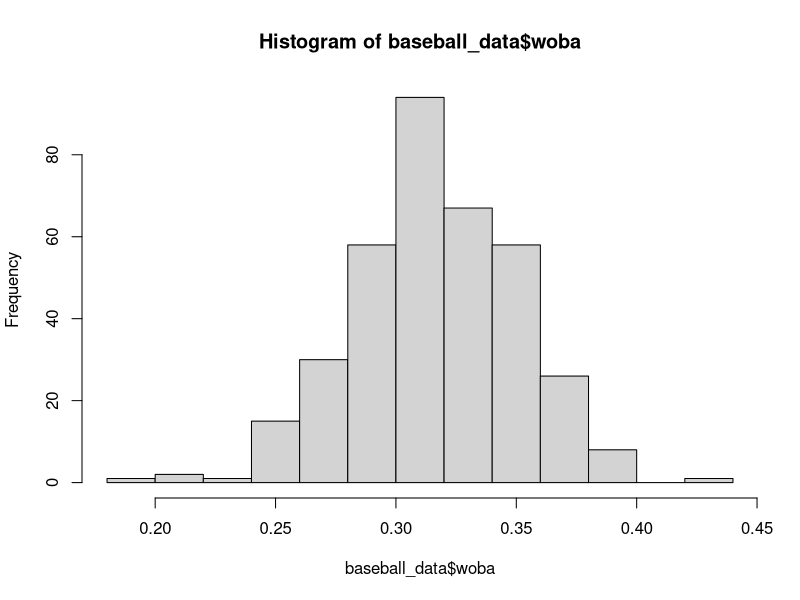
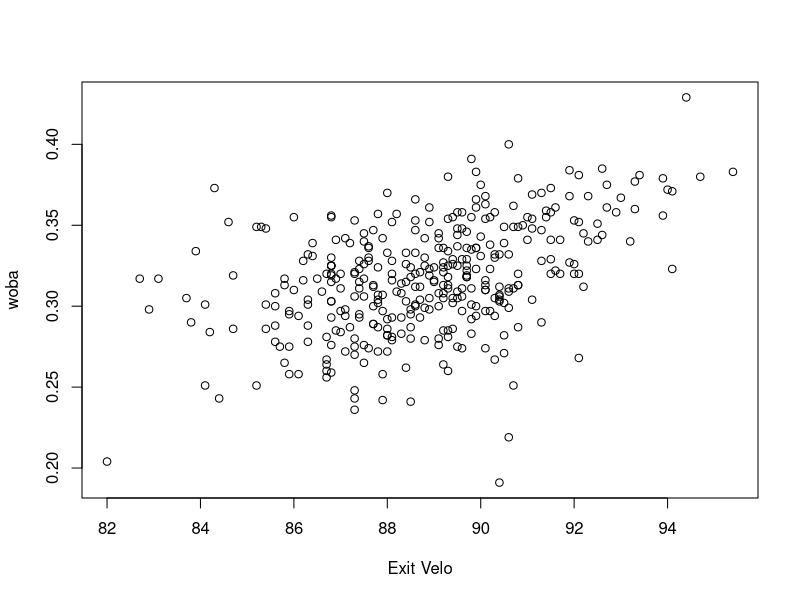
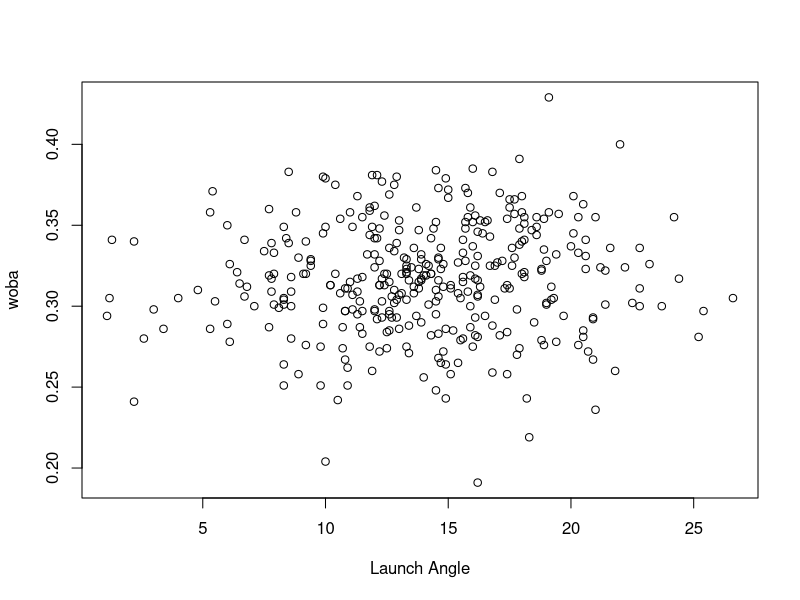
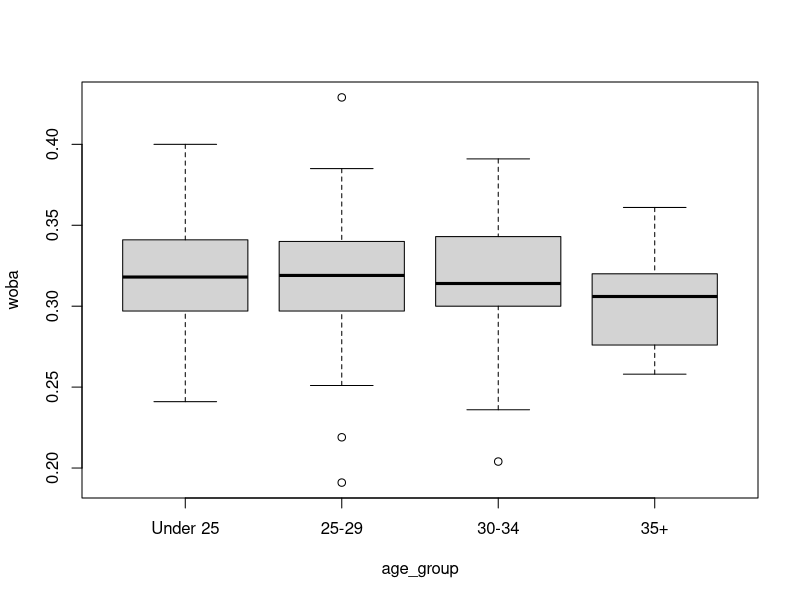
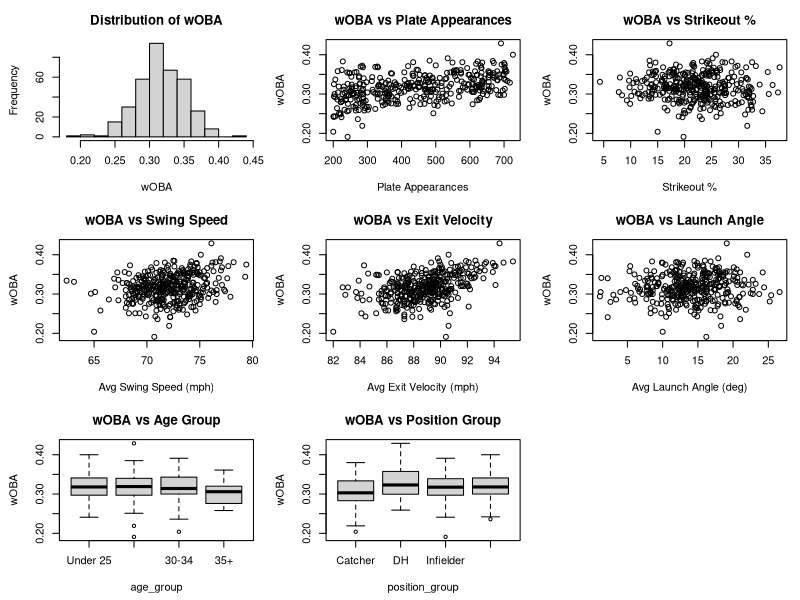
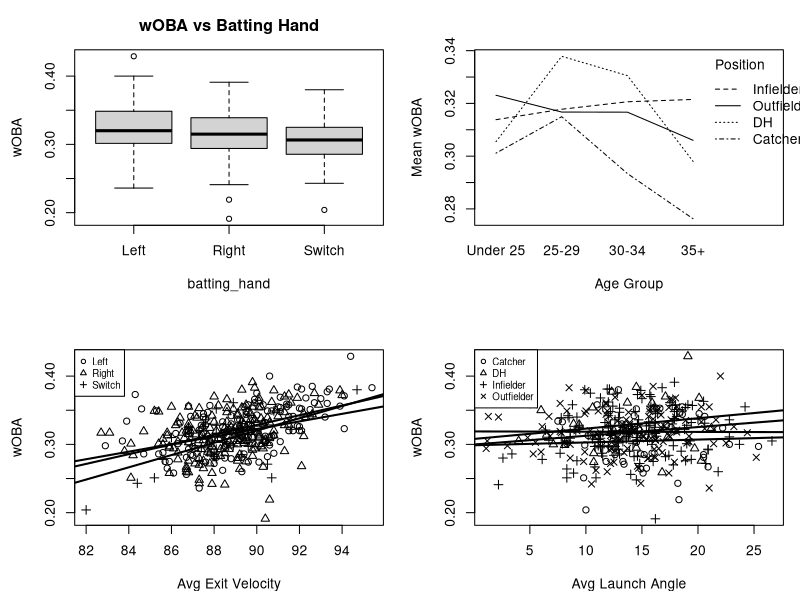

These charts were generated, in order, by the following R code:
## ---- chunk 1
knitr::opts_chunk$set(echo = TRUE, highlight=FALSE, comment=NA, warnings=FALSE,message=FALSE)
## ---- chunk 2
baseball_data = read.csv("MLB_2026_Merged_FINAL.csv")
baseball_data$age_group <- factor(baseball_data$age_group,
                                  levels = c("Under 25", "25-29", "30-34", "35+"))
baseball_data$experience_group <- factor(baseball_data$experience_group,
                                         levels = c("0-2", "3-5", "6-9", "10+"))
baseball_data$position_group <- factor(baseball_data$position_group)
baseball_data$batting_hand <- factor(baseball_data$batting_hand)

hist(baseball_data$woba)
plot(baseball_data$exit_velocity_avg, baseball_data$woba, xlab = "Exit Velo", ylab = "woba")
plot(baseball_data$launch_angle_avg, baseball_data$woba, xlab = "Launch Angle", ylab = "woba")
boxplot(woba~age_group, baseball_data, ylab = "woba")
head(baseball_data)


quant_vars <- c("pa", "k_percent", "avg_swing_speed",
                "exit_velocity_avg", "launch_angle_avg")

round(cor(baseball_data[, quant_vars], baseball_data$woba), 3)
range(baseball_data$woba)
tapply(baseball_data$woba, baseball_data$age_group, summary)
tapply(baseball_data$woba, baseball_data$position_group, summary)
tapply(baseball_data$woba, baseball_data$batting_hand, summary)
## Use this chunk for reading in packages.
## Use this chunk for reading in the data, combining the data, and any other major data cleaning that is not relevant to show.
## Remove the ## before all code.
## ---- chunk 3
## Use this code chunk can be used to execute any functions or summaries 
## that will not be included in your output such as correlations or 5 number summaries

## ---- chunk 4
## This code chunk can be used to execute any functions or summaries that will not be included in your output

## ---- chunk 5
# Use head() function to output first several rows
head(baseball_data)

## ---- chunk 6
par(mfrow = c(3, 3), mar = c(4.5, 4.5, 3, 1))
#Histogram of Response
hist(baseball_data$woba, xlab="wOBA", main="Distribution of wOBA")

#Quantitative
plot(baseball_data$pa, baseball_data$woba, xlab="Plate Appearances", ylab="wOBA", main = "wOBA vs Plate Appearances")
plot(baseball_data$k_percent, baseball_data$woba, xlab="Strikeout %", ylab="wOBA", main = "wOBA vs Strikeout %")
plot(baseball_data$avg_swing_speed, baseball_data$woba, xlab="Avg Swing Speed (mph)", ylab="wOBA", main = "wOBA vs Swing Speed")
plot(baseball_data$exit_velocity_avg, baseball_data$woba, xlab="Avg Exit Velocity (mph)", ylab="wOBA", main = "wOBA vs Exit Velocity")
plot(baseball_data$launch_angle_avg, baseball_data$woba, xlab="Avg Launch Angle (deg)", ylab="wOBA", main = "wOBA vs Launch Angle")

#Qualitative
boxplot(woba ~ age_group, baseball_data, ylab="wOBA", main = "wOBA vs Age Group")
boxplot(woba ~ position_group, baseball_data, ylab="wOBA", main = "wOBA vs Position Group")
## ---- chunk 7
par(mfrow = c(2, 2), mar = c(4.5, 4.5, 3, 1))

#Qualitative (continued)
boxplot(woba ~ batting_hand, baseball_data, ylab="wOBA", main = "wOBA vs Batting Hand")

#Interactions
# qual x qual
interaction.plot(baseball_data$age_group, baseball_data$position_group, baseball_data$woba, fun=mean, trace.label="Position", xlab="Age Group", ylab="Mean wOBA")

# quant x qual
plot(x=baseball_data$exit_velocity_avg, y=baseball_data$woba, pch=as.numeric(factor(baseball_data$batting_hand)), xlab="Avg Exit Velocity", ylab="wOBA")
legend("topleft", legend = levels(factor(baseball_data$batting_hand)),
       pch = 1:nlevels(factor(baseball_data$batting_hand)), cex = 0.7)
for (g in levels(as.factor(baseball_data$batting_hand))) {
  group_subset <- subset(baseball_data, batting_hand == g)
  model <- lm(woba ~ exit_velocity_avg, data = group_subset)
  abline(model, lwd = 2)
}

# quant x qual
plot(x=baseball_data$launch_angle_avg, y=baseball_data$woba, pch=as.numeric(factor(baseball_data$position_group)), xlab="Avg Launch Angle", ylab="wOBA")
legend("topleft", legend = levels(factor(baseball_data$position_group)),
       pch = 1:nlevels(factor(baseball_data$position_group)), cex = 0.7)
for (g in levels(as.factor(baseball_data$position_group))) {
  group_subset <- subset(baseball_data, position_group == g)
  model <- lm(woba ~ launch_angle_avg, data = group_subset)
  abline(model, lwd = 2)
}
## ---- chunk 8
## This code chunk can be used to execute any functions or summaries that will not be included in your output
## ---- chunk 9
## Use this section to output the summary of your final model
## Include the relevant plots from assumptions and your additional techniques
## This should NOT be a dump of all of your plots and outputs.
## Refer to the Rmarkdown guide for sizing information on your plots
